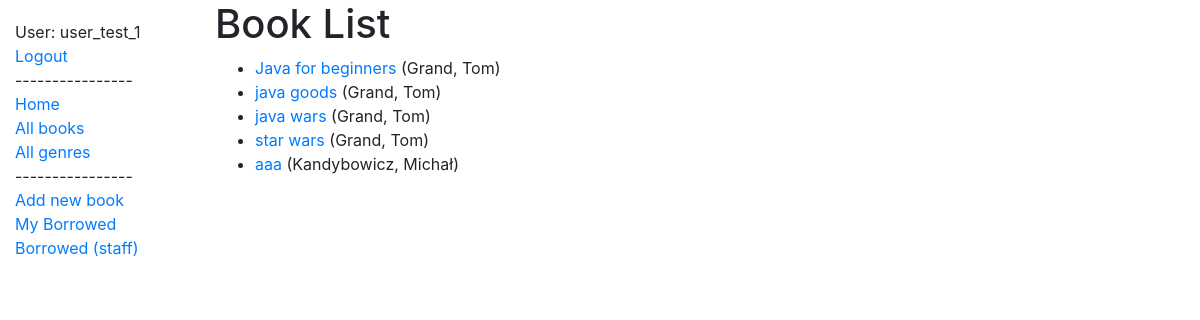
Screenshot of /catalog/books/ (signed in) with the database file from the repository.
### catalog/models.py (models this page shows, shortened)
class Book(models.Model):
    title = models.CharField(max_length=200)
    author = models.ForeignKey('Author', on_delete=models.SET_NULL, null=True)
    summary = models.TextField(max_length=1000, help_text='Enter a brief description of the book')
    genre = models.ManyToManyField(Genre, help_text='Select a genre for this book')
    def get_absolute_url(self):
        return reverse('book-detail', args=[str(self.id)])
    def display_genre(self):
        """Create a string for the Genre. This is required to display genre in Admin."""
        return ', '.join(genre.name for genre in self.genre.all()[:3])
    display_genre.short_description = 'Genre'

class Author(models.Model):
    first_name = models.CharField(max_length=100)
    last_name = models.CharField(max_length=100)
    date_of_birth = models.DateField(null=True, blank=True)
    date_of_death = models.DateField('Died', null=True, blank=True)
    class Meta:
        ordering = ['last_name', 'first_name']
    def __str__(self):
        return f'{self.last_name}, {self.first_name}'

### catalog/views.py (the view)
# urls.py: path('books/', views.BookListView.as_view(), name='books'),
class BookListView(generic.ListView):
    template_name = "book_list.html"
    model = Book
    def get_context_data(self, **kwargs):
        context = super(BookListView, self).get_context_data(**kwargs)
        context['books_list'] = Book.objects.all()
        return context

### templates/book_list.html
{% extends "base_generic.html" %}
{% block content %}
  <h1>Book List</h1>
  {% if books_list %}
  <ul>
    {% for Book in books_list %}
      <li>
        <a href="{{ Book.get_absolute_url }}">{{ Book.title }}</a> ({{Book.author}})
      </li>
    {% endfor %}
  </ul>
  {% else %}
    <p>There are no books in the library.</p>
  {% endif %}
{% endblock %}

### templates/base_generic.html (shortened to what this page needs)
<!DOCTYPE html>
<html lang="en">
<head>
  <link rel="stylesheet" href="https://stackpath.bootstrapcdn.com/bootstrap/4.1.3/css/bootstrap.min.css">
  {% load static %}
  <link rel="stylesheet" href="{% static 'css/styles.css' %}">
</head>
<body>
<div class="container-fluid">
    <div class="row">
        <div class="col-sm-2">
            {% block sidebar %}
                <ul class="sidebar-nav">
            {% if user.is_authenticated %}
                <li>User: {{ user.get_username }}</li>
                <li><a href="{% url 'logout' %}?next={{request.path}}">Logout</a></li>
            {% else %}
                <li><a href="{% url 'login' %}?next={{request.path}}">Login</a></li>
            {% endif %}
                    <li><a>----------------</a></li>
                    <li><a href="{% url 'index' %}">Home</a></li>
                    <li><a href="{% url 'books' %}">All books</a></li>
                    <li><a href="{% url 'genre' %}">All genres</a></li>
                    <li><a>----------------</a></li>
                    <li><a href="{% url 'add_book' %}">Add new book</a></li>
                    <li><a href="{% url 'my-borrowed' %}">My Borrowed</a></li>
                    <li><a href="{% url 'all-borrowed' %}"> Borrowed (staff) </a></li>
                </ul>
            {% endblock %}
      </div>
      <div class="col-sm-10 ">
          {% block content %}{% endblock %}
      </div>
    </div>
  </div>
</body>
</html>

### static/css/styles.css (style rules this page uses)
.sidebar-nav { margin-top: 20px; padding: 0; list-style: none; }

### rows the page displays
Book: title "Java for beginners", author "Grand, Tom"
Book: title "java goods", author "Grand, Tom"
Book: title "java wars", author "Grand, Tom"
Book: title "star wars", author "Grand, Tom"
Book: title "aaa", author "Kandybowicz, Michał"

### other values shown
{{ user.get_username }} "user_test_1"
